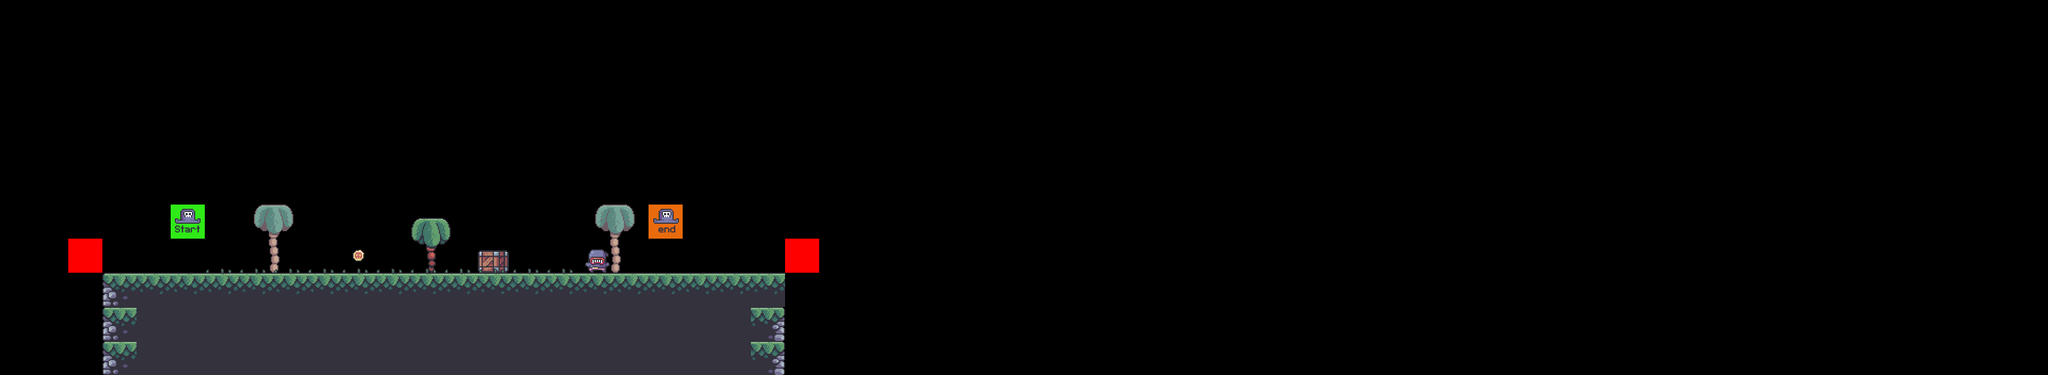

A 2D game scene composited from a Tiled map and its tileset images. What follows is a short description and the map's XML, with each tile layer's data collapsed to a summary:
An orthogonal 60x11 tile map with 64x64 px tiles, 9 tile layers (bg_palm, terrain, crate, grass, ...), 7 tilesets.

<map version="1.10" tiledversion="1.10.1" orientation="orthogonal" renderorder="right-down" width="60" height="11" tilewidth="64" tileheight="64" infinite="0" nextlayerid="12" nextobjectid="1">
 <editorsettings>
  <export target="../0/level_0_player.csv" format="csv" />
 </editorsettings>
 <tileset firstgid="1" source="../tilesets/terrain_tiles.tsx" />
 <tileset firstgid="17" source="../tilesets/player_tiles.tsx" />
 <tileset firstgid="19" source="../tilesets/coin_tiles.tsx" />
 <tileset firstgid="21" source="../tilesets/palms.tsx" />
 <tileset firstgid="24" source="../tilesets/enemy_tiles.tsx" />
 <tileset firstgid="26" source="../tilesets/grass_tiles.tsx" />
 <tileset firstgid="31" source="../tilesets/crates.tsx" />
 <layer id="6" name="bg_palm" width="60" height="11">
  <data>[660 cells, 2 non-empty, 1 distinct tile ids]</data>
 </layer>
 <layer id="1" name="terrain" width="60" height="11">
  <data>[660 cells, 60 non-empty, 4 distinct tile ids]</data>
 </layer>
 <layer id="10" name="crate" width="60" height="11">
  <data>[660 cells, 1 non-empty, 1 distinct tile ids]</data>
 </layer>
 <layer id="5" name="grass" width="60" height="11">
  <data>[660 cells, 11 non-empty, 1 distinct tile ids]</data>
 </layer>
 <layer id="8" name="enemies" width="60" height="11">
  <data>[660 cells, 1 non-empty, 1 distinct tile ids]</data>
 </layer>
 <layer id="9" name="constrains" width="60" height="11">
  <data>[660 cells, 2 non-empty, 1 distinct tile ids]</data>
 </layer>
 <layer id="7" name="fg_palm" width="60" height="11">
  <data>[660 cells, 1 non-empty, 1 distinct tile ids]</data>
 </layer>
 <layer id="4" name="coins" width="60" height="11">
  <data>[660 cells, 1 non-empty, 1 distinct tile ids]</data>
 </layer>
 <layer id="3" name="player" width="60" height="11">
  <data>[660 cells, 2 non-empty, 2 distinct tile ids]</data>
 </layer>
</map>
